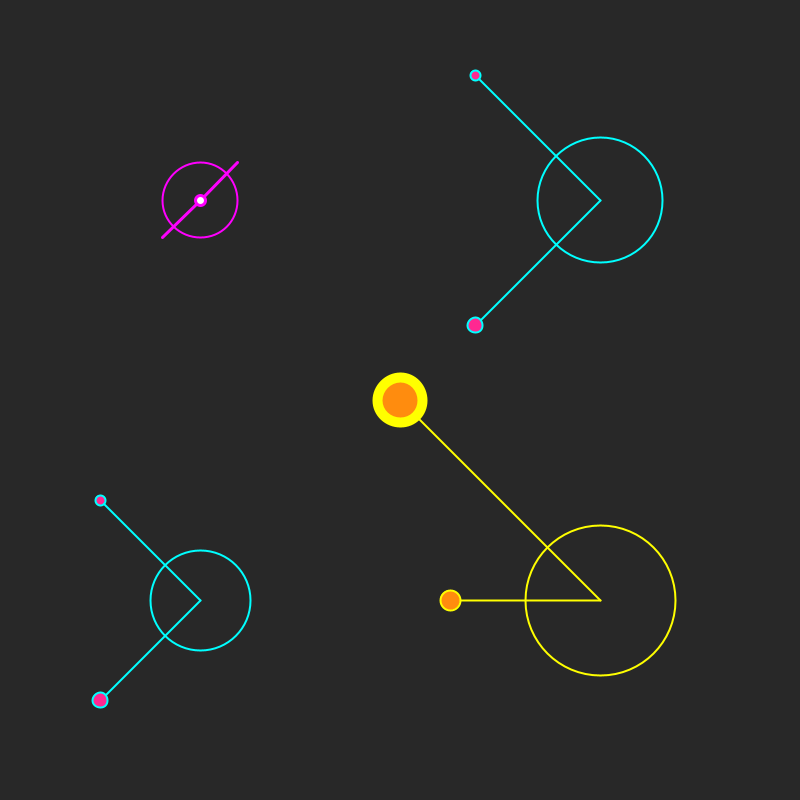
Frame 1 (no input)
Frame 60 (the mouse pressed at the canvas centre just before this capture): identical to frame 1, image omitted
Frame 120 (the mouse held since frame 60 and released just before this capture): identical to frame 1, image omitted

The Processing sketch that drew this single still picture (run headless with seeded random() and noise(); from frame 60 on, the mouse is pressed at the canvas centre):

// Processing sketch: s09t01
// ── s09t01.pde
int cols, filas, c;
int margen;

void setup() {
  size(800, 800);
  smooth();
  cols = 1;
  filas = 1;
  margen = 200;
}

void draw() {
  background(40);
  for (int i = 0; i <= cols; i++) {
    for (int j = 0; j <= filas; j ++) {
      //función con >= 4 argumentos
      //fn(int x, int y, int tm, color c)
      fn(margen + i * ((width-(margen*2))/cols), margen + j * ((height-(margen*2))/filas), (i+1) * 50 + (j+1) * 25, i+j);
    }
  }
}


void keyPressed() {
  if (key == ' ') {
    filas ++;
    cols ++;
  }
}


// ── fn.pde
void fn(int x, int y, float tm, int c) {
  color cfill = color(255, 255, 255);
  if (c == 0) {
    cfill = color(255, 0, 255);
  }
  if (c == 1) {
    cfill = color(0, 255, 255);
  }
  if (c == 2) {
    cfill = color(255, 255, 0);
  }

  // circulos
  strokeWeight(2);
  stroke(cfill);
  noFill();
  ellipse(x, y, tm, tm);
  
  // lineas
  if (c == 0) {
    strokeWeight(3);
    line(x, y, x + tm*.5, y - tm*.5);
    line(x, y, x - tm*.5, y + tm*.5);
    fill(255);
    ellipse(x, y, 10, 10);
  }
  if (c == 1) {
    line(x, y, x - tm, y - tm);
    line(x, y, x - tm, y + tm);
    fill(255, 40, 145);
    ellipse(x - tm, y - tm, 10, 10);
    ellipse(x - tm, y + tm, 15, 15);
  }
  if (c == 2) {
    line(x, y, x - tm, y);
    line(x, y, width/2, height/2);
    fill(255, 140, 14);
    
    ellipse(x - tm, y, 20, 20);
    strokeWeight(10);
    ellipse(width/2, height/2, 45, 45);
  }
}
